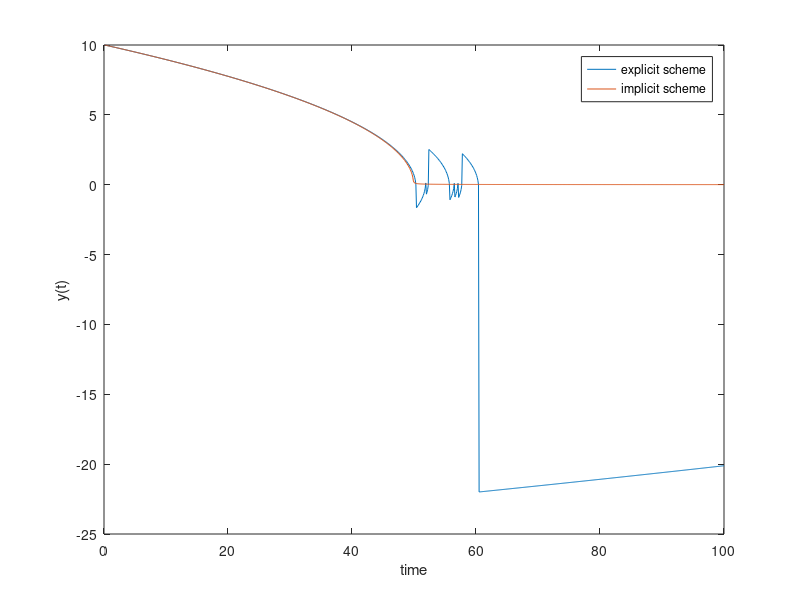

Here is the MATLAB script that generated this plot:
% hrm. I've never investigated methods for solving the ode:
% y' = -1/y
% a simple explicit method is easy to come by
% but it appears that an implicit method requires solving a
% quadratic equation.

dt = 0.1;

maxIts = 1000;


y0 = 10;
ye(1) = y0;
yip(1) = y0;
yin(1) = y0;


for ix = 2:maxIts
    ye(ix) = ye(ix-1) - dt/ye(ix-1);
    
    yip(ix) = (yip(ix-1) + sqrt(yip(ix-1)^2 - 4*dt))/2;
    yin(ix) = (yin(ix-1) - sqrt(yin(ix-1)^2 - 4*dt))/2;
    
end


figure(1);
plot((1:1000)*dt,[ye' yip'])
xlabel('time')
ylabel('y(t)')
legend('explicit scheme','implicit scheme')


